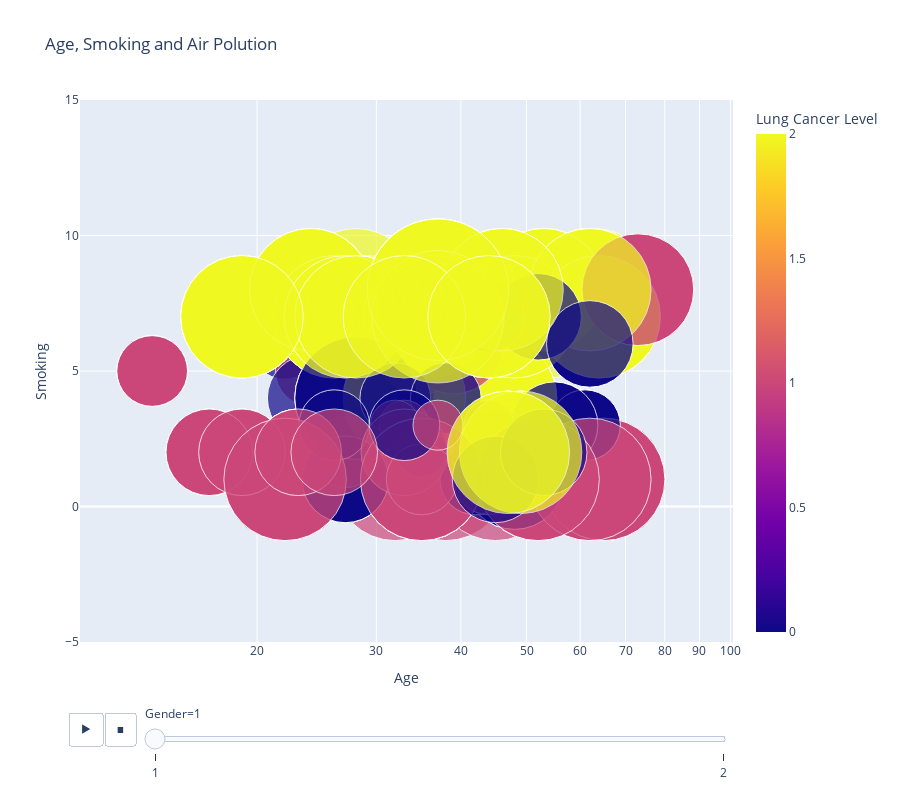

The notebook cell saved with this chart:
### Code cell
# Animated Scatter Plot

px.scatter(
    data_frame=df,
    x="age",
    y="smoking",
    size="air_pollution",
    color="level",
    title="Age, Smoking and Air Polution",
    labels={
        "age": "Age",
        "air_pollution": "Air Polution",
        "level": "Lung Cancer Level",
        "smoking": "Smoking",
        "gender": "Gender",
    },
    log_x=True,
    range_y=[-5, 15],
    hover_name="level",
    animation_frame="gender",
    height=800,
    size_max=100,
)

### Figure 1 — Plotly figure (JSON) as saved in the notebook; plotly's stock layout.template omitted (floating-point values rounded to 4 significant figures; data arrays with more than 128 entries replaced by an {"elided": "..."} marker saying what was removed)
{"data": [{"hovertemplate": "<b>%{hovertext}</b><br><br>Gender=1<br>Age=%{x}<br>Smoking=%{y}<br>Air Polution=%{marker.size}<br>Lung Cancer Level=%{marker.color}<extra></extra>", "hovertext": {"elided": "598 int values"}, "legendgroup": "", "marker": {"color": {"elided": "598 int values"}, "coloraxis": "coloraxis", "size": {"elided": "598 int values"}, "sizemode": "area", "sizeref": 0.0008, "symbol": "circle"}, "mode": "markers", "name": "", "orientation": "v", "showlegend": false, "type": "scatter", "x": {"elided": "598 int values"}, "xaxis": "x", "y": {"elided": "598 int values"}, "yaxis": "y"}], "layout": {"coloraxis": {"colorbar": {"title": {"text": "Lung Cancer Level"}}, "colorscale": [[0, "#0d0887"], [0.1111, "#46039f"], [0.2222, "#7201a8"], [0.3333, "#9c179e"], [0.4444, "#bd3786"], [0.5556, "#d8576b"], [0.6667, "#ed7953"], [0.7778, "#fb9f3a"], [0.8889, "#fdca26"], [1, "#f0f921"]]}, "height": 800, "legend": {"itemsizing": "constant", "tracegroupgap": 0}, "sliders": [{"active": 0, "currentvalue": {"prefix": "Gender="}, "len": 0.9, "pad": {"b": 10, "t": 60}, "steps": [{"args": [["1"], {"frame": {"duration": 0, "redraw": false}, "fromcurrent": true, "mode": "immediate", "transition": {"duration": 0, "easing": "linear"}}], "label": "1", "method": "animate"}, {"args": [["2"], {"frame": {"duration": 0, "redraw": false}, "fromcurrent": true, "mode": "immediate", "transition": {"duration": 0, "easing": "linear"}}], "label": "2", "method": "animate"}], "x": 0.1, "xanchor": "left", "y": 0, "yanchor": "top"}], "title": {"text": "Age, Smoking and Air Polution"}, "updatemenus": [{"buttons": [{"args": [null, {"frame": {"duration": 500, "redraw": false}, "fromcurrent": true, "mode": "immediate", "transition": {"duration": 500, "easing": "linear"}}], "label": "&#9654;", "method": "animate"}, {"args": [[null], {"frame": {"duration": 0, "redraw": false}, "fromcurrent": true, "mode": "immediate", "transition": {"duration": 0, "easing": "linear"}}], "label": "&#9724;", "method": "animate"}], "direction": "left", "pad": {"r": 10, "t": 70}, "showactive": false, "type": "buttons", "x": 0.1, "xanchor": "right", "y": 0, "yanchor": "top"}], "xaxis": {"anchor": "y", "domain": [0, 1], "title": {"text": "Age"}, "type": "log"}, "yaxis": {"anchor": "x", "domain": [0, 1], "range": [-5, 15], "title": {"text": "Smoking"}}}}
